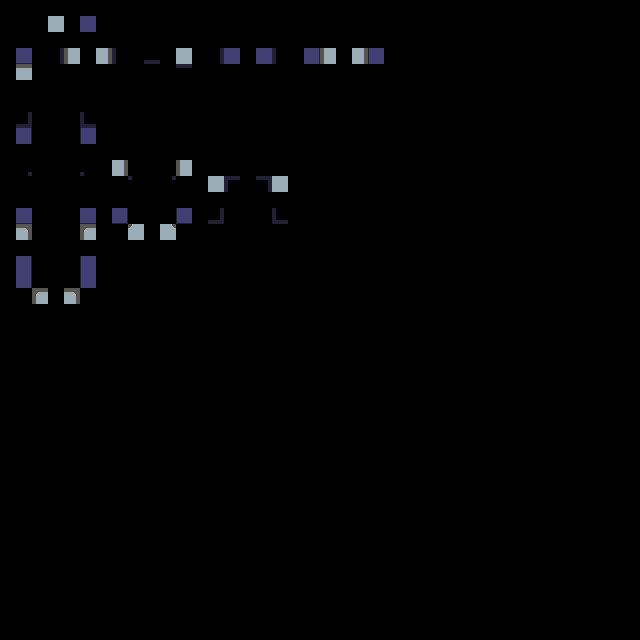

Below is a game level as drawn by its tile map, then a one-line description and the .tmx file that defines it, in full:
An orthogonal 40x40 tile map with 16x16 px tiles, 1 tile layer (output_prototype), 1 hidden layer not drawn, 2 tilesets.

<map version="1.10" tiledversion="1.11.2" orientation="orthogonal" renderorder="right-down" width="40" height="40" tilewidth="16" tileheight="16" infinite="0" nextlayerid="3" nextobjectid="1">
 <tileset firstgid="1" source="../../tile_sets/autotile_ts.tsx" />
 <tileset firstgid="5" source="../../tile_sets/prototype_ts.tsx" />
 <layer id="1" name="input_prototype" width="40" height="40" visible="0">
  <data encoding="csv">
0,0,0,0,0,0,0,0,0,0,0,0,0,0,0,0,0,0,0,0,0,0,0,0,0,0,0,0,0,0,0,0,0,0,0,0,0,0,0,0,
0,2,0,1,0,3,0,0,0,0,0,0,0,0,0,0,0,0,0,0,0,0,0,0,0,0,0,0,0,0,0,0,0,0,0,0,0,0,0,0,
0,0,0,0,0,0,0,0,0,0,0,0,0,0,0,0,0,0,0,0,0,0,0,0,0,0,0,0,0,0,0,0,0,0,0,0,0,0,0,0,
0,3,0,2,1,0,1,2,0,2,0,1,0,2,3,0,3,2,0,3,1,0,1,3,0,0,0,0,0,0,0,0,0,0,0,0,0,0,0,0,
0,1,0,0,0,0,0,0,0,3,0,2,0,0,0,0,0,0,0,0,0,0,0,0,0,0,0,0,0,0,0,0,0,0,0,0,0,0,0,0,
0,0,0,0,0,0,0,0,0,0,0,0,0,0,0,0,0,0,0,0,0,0,0,0,0,0,0,0,0,0,0,0,0,0,0,0,0,0,0,0,
0,0,0,0,0,0,0,0,0,0,0,0,0,0,0,0,0,0,0,0,0,0,0,0,0,0,0,0,0,0,0,0,0,0,0,0,0,0,0,0,
0,2,1,0,1,2,0,0,0,0,0,0,0,0,0,0,0,0,0,0,0,0,0,0,0,0,0,0,0,0,0,0,0,0,0,0,0,0,0,0,
0,3,1,0,1,3,0,0,0,0,0,0,0,0,0,0,0,0,0,0,0,0,0,0,0,0,0,0,0,0,0,0,0,0,0,0,0,0,0,0,
0,0,0,0,0,0,0,0,0,0,0,0,0,0,0,0,0,0,0,0,0,0,0,0,0,0,0,0,0,0,0,0,0,0,0,0,0,0,0,0,
0,2,2,0,2,2,0,1,2,0,2,1,0,1,1,0,1,1,0,0,0,0,0,0,0,0,0,0,0,0,0,0,0,0,0,0,0,0,0,0,
0,2,3,0,3,2,0,2,2,0,2,2,0,1,2,0,2,1,0,0,0,0,0,0,0,0,0,0,0,0,0,0,0,0,0,0,0,0,0,0,
0,0,0,0,0,0,0,0,0,0,0,0,0,0,0,0,0,0,0,0,0,0,0,0,0,0,0,0,0,0,0,0,0,0,0,0,0,0,0,0,
0,3,2,0,2,3,0,3,1,0,1,3,0,2,3,0,3,2,0,0,0,0,0,0,0,0,0,0,0,0,0,0,0,0,0,0,0,0,0,0,
0,1,2,0,2,1,0,1,1,0,1,1,0,3,3,0,3,3,0,0,0,0,0,0,0,0,0,0,0,0,0,0,0,0,0,0,0,0,0,0,
0,0,0,0,0,0,0,0,0,0,0,0,0,0,0,0,0,0,0,0,0,0,0,0,0,0,0,0,0,0,0,0,0,0,0,0,0,0,0,0,
0,3,3,0,3,3,0,0,0,0,0,0,0,0,0,0,0,0,0,0,0,0,0,0,0,0,0,0,0,0,0,0,0,0,0,0,0,0,0,0,
0,3,3,0,3,3,0,0,0,0,0,0,0,0,0,0,0,0,0,0,0,0,0,0,0,0,0,0,0,0,0,0,0,0,0,0,0,0,0,0,
0,3,1,0,1,3,0,0,0,0,0,0,0,0,0,0,0,0,0,0,0,0,0,0,0,0,0,0,0,0,0,0,0,0,0,0,0,0,0,0,
0,0,0,0,0,0,0,0,0,0,0,0,0,0,0,0,0,0,0,0,0,0,0,0,0,0,0,0,0,0,0,0,0,0,0,0,0,0,0,0,
0,0,0,0,0,0,0,0,0,0,0,0,0,0,0,0,0,0,0,0,0,0,0,0,0,0,0,0,0,0,0,0,0,0,0,0,0,0,0,0,
0,0,0,0,0,0,0,0,0,0,0,0,0,0,0,0,0,0,0,0,0,0,0,0,0,0,0,0,0,0,0,0,0,0,0,0,0,0,0,0,
0,0,0,0,0,0,0,0,0,0,0,0,0,0,0,0,0,0,0,0,0,0,0,0,0,0,0,0,0,0,0,0,0,0,0,0,0,0,0,0,
0,0,0,0,0,0,0,0,0,0,0,0,0,0,0,0,0,0,0,0,0,0,0,0,0,0,0,0,0,0,0,0,0,0,0,0,0,0,0,0,
0,0,0,0,0,0,0,0,0,0,0,0,0,0,0,0,0,0,0,0,0,0,0,0,0,0,0,0,0,0,0,0,0,0,0,0,0,0,0,0,
0,0,0,0,0,0,0,0,0,0,0,0,0,0,0,0,0,0,0,0,0,0,0,0,0,0,0,0,0,0,0,0,0,0,0,0,0,0,0,0,
0,0,0,0,0,0,0,0,0,0,0,0,0,0,0,0,0,0,0,0,0,0,0,0,0,0,0,0,0,0,0,0,0,0,0,0,0,0,0,0,
0,0,0,0,0,0,0,0,0,0,0,0,0,0,0,0,0,0,0,0,0,0,0,0,0,0,0,0,0,0,0,0,0,0,0,0,0,0,0,0,
0,0,0,0,0,0,0,0,0,0,0,0,0,0,0,0,0,0,0,0,0,0,0,0,0,0,0,0,0,0,0,0,0,0,0,0,0,0,0,0,
0,0,0,0,0,0,0,0,0,0,0,0,0,0,0,0,0,0,0,0,0,0,0,0,0,0,0,0,0,0,0,0,0,0,0,0,0,0,0,0,
0,0,0,0,0,0,0,0,0,0,0,0,0,0,0,0,0,0,0,0,0,0,0,0,0,0,0,0,0,0,0,0,0,0,0,0,0,0,0,0,
0,0,0,0,0,0,0,0,0,0,0,0,0,0,0,0,0,0,0,0,0,0,0,0,0,0,0,0,0,0,0,0,0,0,0,0,0,0,0,0,
0,0,0,0,0,0,0,0,0,0,0,0,0,0,0,0,0,0,0,0,0,0,0,0,0,0,0,0,0,0,0,0,0,0,0,0,0,0,0,0,
0,0,0,0,0,0,0,0,0,0,0,0,0,0,0,0,0,0,0,0,0,0,0,0,0,0,0,0,0,0,0,0,0,0,0,0,0,0,0,0,
0,0,0,0,0,0,0,0,0,0,0,0,0,0,0,0,0,0,0,0,0,0,0,0,0,0,0,0,0,0,0,0,0,0,0,0,0,0,0,0,
0,0,0,0,0,0,0,0,0,0,0,0,0,0,0,0,0,0,0,0,0,0,0,0,0,0,0,0,0,0,0,0,0,0,0,0,0,0,0,0,
0,0,0,0,0,0,0,0,0,0,0,0,0,0,0,0,0,0,0,0,0,0,0,0,0,0,0,0,0,0,0,0,0,0,0,0,0,0,0,0,
0,0,0,0,0,0,0,0,0,0,0,0,0,0,0,0,0,0,0,0,0,0,0,0,0,0,0,0,0,0,0,0,0,0,0,0,0,0,0,0,
0,0,0,0,0,0,0,0,0,0,0,0,0,0,0,0,0,0,0,0,0,0,0,0,0,0,0,0,0,0,0,0,0,0,0,0,0,0,0,0,
0,0,0,0,0,0,0,0,0,0,0,0,0,0,0,0,0,0,0,0,0,0,0,0,0,0,0,0,0,0,0,0,0,0,0,0,0,0,0,0
</data>
 </layer>
 <layer id="2" name="output_prototype" width="40" height="40">
  <properties>
   <property name="DeleteTiles" type="bool" value="true" />
  </properties>
  <data encoding="csv">
0,0,0,0,0,0,0,0,0,0,0,0,0,0,0,0,0,0,0,0,0,0,0,0,0,0,0,0,0,0,0,0,0,0,0,0,0,0,0,0,
0,62,0,39,0,15,0,0,0,0,0,0,0,0,0,0,0,0,0,0,0,0,0,0,0,0,0,0,0,0,0,0,0,0,0,0,0,0,0,0,
0,0,0,0,0,0,0,0,0,0,0,0,0,0,0,0,0,0,0,0,0,0,0,0,0,0,0,0,0,0,0,0,0,0,0,0,0,0,0,0,
0,23,0,37,38,0,40,41,0,7,0,39,0,37,15,0,15,41,0,16,38,0,40,14,0,0,0,0,0,0,0,0,0,0,0,0,0,0,0,0,
0,31,0,0,0,0,0,0,0,0,0,55,0,0,0,0,0,0,0,0,0,0,0,0,0,0,0,0,0,0,0,0,0,0,0,0,0,0,0,0,
0,0,0,0,0,0,0,0,0,0,0,0,0,0,0,0,0,0,0,0,0,0,0,0,0,0,0,0,0,0,0,0,0,0,0,0,0,0,0,0,
0,0,0,0,0,0,0,0,0,0,0,0,0,0,0,0,0,0,0,0,0,0,0,0,0,0,0,0,0,0,0,0,0,0,0,0,0,0,0,0,
0,19,0,0,0,18,0,0,0,0,0,0,0,0,0,0,0,0,0,0,0,0,0,0,0,0,0,0,0,0,0,0,0,0,0,0,0,0,0,0,
0,16,0,0,0,14,0,0,0,0,0,0,0,0,0,0,0,0,0,0,0,0,0,0,0,0,0,0,0,0,0,0,0,0,0,0,0,0,0,0,
0,0,0,0,0,0,0,0,0,0,0,0,0,0,0,0,0,0,0,0,0,0,0,0,0,0,0,0,0,0,0,0,0,0,0,0,0,0,0,0,
0,5,0,0,0,9,0,40,0,0,0,38,0,0,0,0,0,0,0,0,0,0,0,0,0,0,0,0,0,0,0,0,0,0,0,0,0,0,0,0,
0,0,0,0,0,0,0,0,57,0,53,0,0,39,10,0,11,39,0,0,0,0,0,0,0,0,0,0,0,0,0,0,0,0,0,0,0,0,0,0,
0,0,0,0,0,0,0,0,0,0,0,0,0,0,0,0,0,0,0,0,0,0,0,0,0,0,0,0,0,0,0,0,0,0,0,0,0,0,0,0,
0,23,0,0,0,23,0,24,0,0,0,22,0,19,0,0,0,18,0,0,0,0,0,0,0,0,0,0,0,0,0,0,0,0,0,0,0,0,0,0,
0,32,0,0,0,30,0,0,65,0,66,0,0,0,0,0,0,0,0,0,0,0,0,0,0,0,0,0,0,0,0,0,0,0,0,0,0,0,0,0,
0,0,0,0,0,0,0,0,0,0,0,0,0,0,0,0,0,0,0,0,0,0,0,0,0,0,0,0,0,0,0,0,0,0,0,0,0,0,0,0,
0,16,0,0,0,14,0,0,0,0,0,0,0,0,0,0,0,0,0,0,0,0,0,0,0,0,0,0,0,0,0,0,0,0,0,0,0,0,0,0,
0,16,0,0,0,14,0,0,0,0,0,0,0,0,0,0,0,0,0,0,0,0,0,0,0,0,0,0,0,0,0,0,0,0,0,0,0,0,0,0,
0,0,30,0,32,0,0,0,0,0,0,0,0,0,0,0,0,0,0,0,0,0,0,0,0,0,0,0,0,0,0,0,0,0,0,0,0,0,0,0,
0,0,0,0,0,0,0,0,0,0,0,0,0,0,0,0,0,0,0,0,0,0,0,0,0,0,0,0,0,0,0,0,0,0,0,0,0,0,0,0,
0,0,0,0,0,0,0,0,0,0,0,0,0,0,0,0,0,0,0,0,0,0,0,0,0,0,0,0,0,0,0,0,0,0,0,0,0,0,0,0,
0,0,0,0,0,0,0,0,0,0,0,0,0,0,0,0,0,0,0,0,0,0,0,0,0,0,0,0,0,0,0,0,0,0,0,0,0,0,0,0,
0,0,0,0,0,0,0,0,0,0,0,0,0,0,0,0,0,0,0,0,0,0,0,0,0,0,0,0,0,0,0,0,0,0,0,0,0,0,0,0,
0,0,0,0,0,0,0,0,0,0,0,0,0,0,0,0,0,0,0,0,0,0,0,0,0,0,0,0,0,0,0,0,0,0,0,0,0,0,0,0,
0,0,0,0,0,0,0,0,0,0,0,0,0,0,0,0,0,0,0,0,0,0,0,0,0,0,0,0,0,0,0,0,0,0,0,0,0,0,0,0,
0,0,0,0,0,0,0,0,0,0,0,0,0,0,0,0,0,0,0,0,0,0,0,0,0,0,0,0,0,0,0,0,0,0,0,0,0,0,0,0,
0,0,0,0,0,0,0,0,0,0,0,0,0,0,0,0,0,0,0,0,0,0,0,0,0,0,0,0,0,0,0,0,0,0,0,0,0,0,0,0,
0,0,0,0,0,0,0,0,0,0,0,0,0,0,0,0,0,0,0,0,0,0,0,0,0,0,0,0,0,0,0,0,0,0,0,0,0,0,0,0,
0,0,0,0,0,0,0,0,0,0,0,0,0,0,0,0,0,0,0,0,0,0,0,0,0,0,0,0,0,0,0,0,0,0,0,0,0,0,0,0,
0,0,0,0,0,0,0,0,0,0,0,0,0,0,0,0,0,0,0,0,0,0,0,0,0,0,0,0,0,0,0,0,0,0,0,0,0,0,0,0,
0,0,0,0,0,0,0,0,0,0,0,0,0,0,0,0,0,0,0,0,0,0,0,0,0,0,0,0,0,0,0,0,0,0,0,0,0,0,0,0,
0,0,0,0,0,0,0,0,0,0,0,0,0,0,0,0,0,0,0,0,0,0,0,0,0,0,0,0,0,0,0,0,0,0,0,0,0,0,0,0,
0,0,0,0,0,0,0,0,0,0,0,0,0,0,0,0,0,0,0,0,0,0,0,0,0,0,0,0,0,0,0,0,0,0,0,0,0,0,0,0,
0,0,0,0,0,0,0,0,0,0,0,0,0,0,0,0,0,0,0,0,0,0,0,0,0,0,0,0,0,0,0,0,0,0,0,0,0,0,0,0,
0,0,0,0,0,0,0,0,0,0,0,0,0,0,0,0,0,0,0,0,0,0,0,0,0,0,0,0,0,0,0,0,0,0,0,0,0,0,0,0,
0,0,0,0,0,0,0,0,0,0,0,0,0,0,0,0,0,0,0,0,0,0,0,0,0,0,0,0,0,0,0,0,0,0,0,0,0,0,0,0,
0,0,0,0,0,0,0,0,0,0,0,0,0,0,0,0,0,0,0,0,0,0,0,0,0,0,0,0,0,0,0,0,0,0,0,0,0,0,0,0,
0,0,0,0,0,0,0,0,0,0,0,0,0,0,0,0,0,0,0,0,0,0,0,0,0,0,0,0,0,0,0,0,0,0,0,0,0,0,0,0,
0,0,0,0,0,0,0,0,0,0,0,0,0,0,0,0,0,0,0,0,0,0,0,0,0,0,0,0,0,0,0,0,0,0,0,0,0,0,0,0,
0,0,0,0,0,0,0,0,0,0,0,0,0,0,0,0,0,0,0,0,0,0,0,0,0,0,0,0,0,0,0,0,0,0,0,0,0,0,0,0
</data>
 </layer>
</map>
